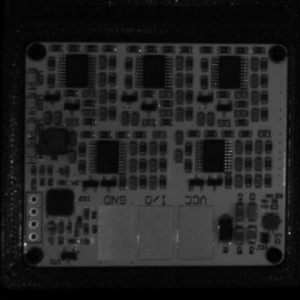
#> input picture Images/CroppedImagesPositive/pcb_1.png, 300 x 300 px, found by its file name; its folder holds 4 pictures in this run
$ python compute_dataset_mean.py
#> lines starting #> are read from the running program, lines starting #| are printed output that depends on the picture
import os
import cv2
import numpy as np

sum_array_np = np.zeros(shape=(300, 300))

for image_name in os.listdir("/Users/artemmoroz/Desktop/CIIRC_projects/PcbAnnomalyRecognition/Images/CroppedImagesPositive"):
    image = cv2.imread("/Users/artemmoroz/Desktop/CIIRC_projects/PcbAnnomalyRecognition/Images/CroppedImagesPositive/" + image_name, 0)
#> image is the input picture: shape (300, 300); min 0, max 205, mean 33.3
    image = image/255
    sum_array_np += image
#> pass 2 of the loop `for image_name in os.listdir("/Users/artemmoroz/Desktop/CIIRC_projects..`:
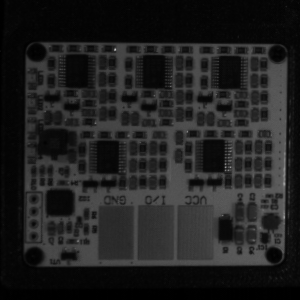
#> input picture Images/CroppedImagesPositive/pcb_10.png, 300 x 300 px, found by its file name
#> image is the input picture: shape (300, 300); min 0, max 190, mean 32.6
#> `sum_array_np += image`:
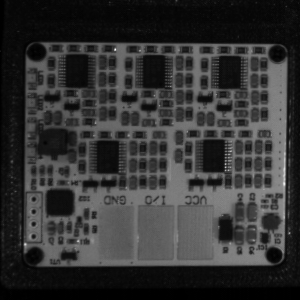
#> sum_array_np: shape (300, 300) float64; min 0, max 1.26, mean 0.259; drawn with min black and max white
#> pass 3 of the loop `for image_name in os.listdir("/Users/artemmoroz/Desktop/CIIRC_projects..`:
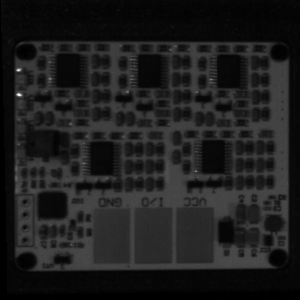
#> input picture Images/CroppedImagesPositive/pcb_102.png, 300 x 300 px, found by its file name
#> image is the input picture: shape (300, 300); min 0, max 250, mean 30
#> `sum_array_np += image`:
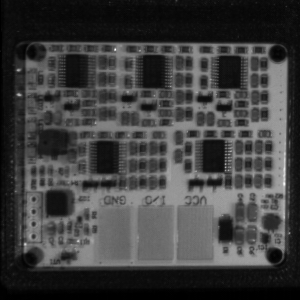
#> sum_array_np: shape (300, 300) float64; min 0, max 1.51, mean 0.376; drawn with min black and max white
#> the loop made 4 passes; the first 3 are shown

print(np.mean(sum_array_np)/len(os.listdir("/Users/artemmoroz/Desktop/CIIRC_projects/PcbAnnomalyRecognition/Images/CroppedImagesPositive")))
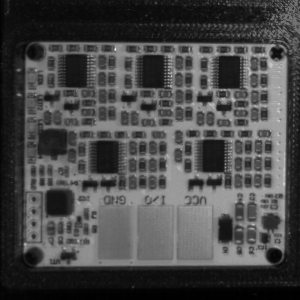
#> sum_array_np: shape (300, 300) float64; min 0.0471, max 2.32, mean 0.698; drawn with min black and max white
